Frame 1 (no input): blank canvas, image omitted
Frame 60 (no input): blank canvas, image omitted
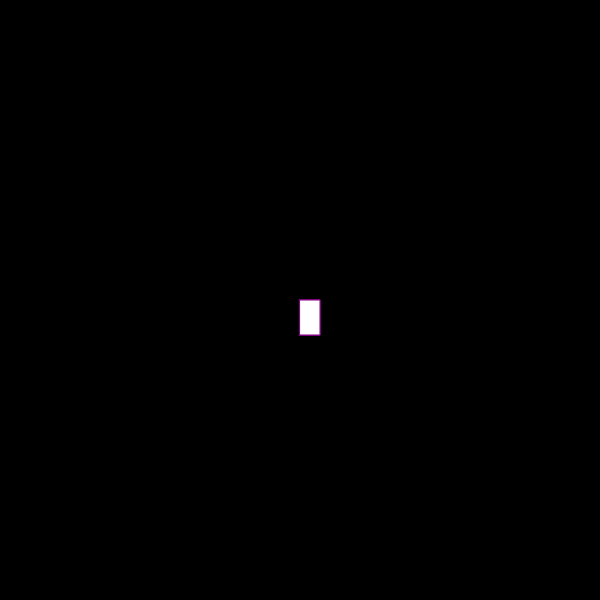
Frame 120 (the mouse pressed at the canvas centre since frame 60)

The p5.js sketch whose frames 1 and 60 were blank and that drew this single picture after the mouse press (run headless with seeded random() and noise() and a simulated clock; from frame 60 on, the mouse is pressed at the canvas centre):

// p5.js sketch
// ── sketch.js
function setup() {
    createCanvas(600, 600);
    background("black")
  }
  
  function draw() {
    stroke("purple");
    fill("whit");
    
    if(mouseIsPressed){
      rect(mouseX, mouseY, 20, 35)
    }
  }
